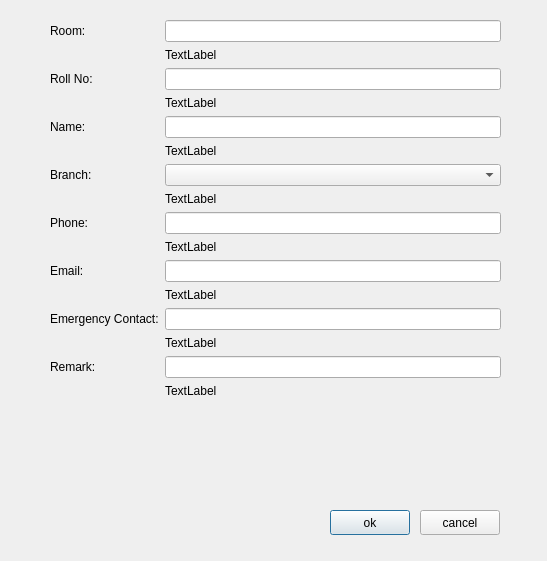
<?xml version="1.0" encoding="UTF-8"?>
<ui version="4.0">
 <class>HostelersForm</class>
 <widget class="QDialog" name="HostelersForm">
  <property name="geometry">
   <rect>
    <x>0</x>
    <y>0</y>
    <width>547</width>
    <height>561</height>
   </rect>
  </property>
  <property name="windowTitle">
   <string>Dialog</string>
  </property>
  <widget class="QWidget" name="formLayoutWidget">
   <property name="geometry">
    <rect>
     <x>50</x>
     <y>20</y>
     <width>451</width>
     <height>471</height>
    </rect>
   </property>
   <layout class="QFormLayout" name="formLayout">
    <property name="horizontalSpacing">
     <number>6</number>
    </property>
    <property name="verticalSpacing">
     <number>6</number>
    </property>
    <item row="0" column="0">
     <widget class="QLabel" name="roomL">
      <property name="text">
       <string>Room:</string>
      </property>
     </widget>
    </item>
    <item row="0" column="1">
     <widget class="QLineEdit" name="room"/>
    </item>
    <item row="1" column="1">
     <widget class="QLabel" name="roomE">
      <property name="text">
       <string>TextLabel</string>
      </property>
     </widget>
    </item>
    <item row="2" column="0">
     <widget class="QLabel" name="rollL">
      <property name="text">
       <string>Roll No:</string>
      </property>
     </widget>
    </item>
    <item row="2" column="1">
     <widget class="QLineEdit" name="roll"/>
    </item>
    <item row="3" column="1">
     <widget class="QLabel" name="rollE">
      <property name="text">
       <string>TextLabel</string>
      </property>
     </widget>
    </item>
    <item row="4" column="0">
     <widget class="QLabel" name="nameL">
      <property name="text">
       <string>Name:</string>
      </property>
     </widget>
    </item>
    <item row="4" column="1">
     <widget class="QLineEdit" name="name"/>
    </item>
    <item row="5" column="1">
     <widget class="QLabel" name="nameE">
      <property name="text">
       <string>TextLabel</string>
      </property>
     </widget>
    </item>
    <item row="6" column="0">
     <widget class="QLabel" name="branchL">
      <property name="text">
       <string>Branch:</string>
      </property>
     </widget>
    </item>
    <item row="6" column="1">
     <widget class="QComboBox" name="branch"/>
    </item>
    <item row="7" column="1">
     <widget class="QLabel" name="branchE">
      <property name="text">
       <string>TextLabel</string>
      </property>
     </widget>
    </item>
    <item row="8" column="0">
     <widget class="QLabel" name="phoneL">
      <property name="text">
       <string>Phone:</string>
      </property>
     </widget>
    </item>
    <item row="8" column="1">
     <widget class="QLineEdit" name="phone"/>
    </item>
    <item row="9" column="1">
     <widget class="QLabel" name="phoneE">
      <property name="text">
       <string>TextLabel</string>
      </property>
     </widget>
    </item>
    <item row="10" column="0">
     <widget class="QLabel" name="emailL">
      <property name="text">
       <string>Email:</string>
      </property>
     </widget>
    </item>
    <item row="10" column="1">
     <widget class="QLineEdit" name="email"/>
    </item>
    <item row="11" column="1">
     <widget class="QLabel" name="emailE">
      <property name="text">
       <string>TextLabel</string>
      </property>
     </widget>
    </item>
    <item row="12" column="0">
     <widget class="QLabel" name="emergencyL">
      <property name="text">
       <string>Emergency Contact:</string>
      </property>
     </widget>
    </item>
    <item row="12" column="1">
     <widget class="QLineEdit" name="emergency"/>
    </item>
    <item row="13" column="1">
     <widget class="QLabel" name="emergencyE">
      <property name="text">
       <string>TextLabel</string>
      </property>
     </widget>
    </item>
    <item row="14" column="1">
     <widget class="QLineEdit" name="remark"/>
    </item>
    <item row="14" column="0">
     <widget class="QLabel" name="remarkL">
      <property name="text">
       <string>Remark:</string>
      </property>
     </widget>
    </item>
    <item row="15" column="1">
     <widget class="QLabel" name="remarkE">
      <property name="text">
       <string>TextLabel</string>
      </property>
     </widget>
    </item>
   </layout>
  </widget>
  <widget class="QPushButton" name="ok">
   <property name="geometry">
    <rect>
     <x>330</x>
     <y>510</y>
     <width>80</width>
     <height>25</height>
    </rect>
   </property>
   <property name="text">
    <string>ok</string>
   </property>
  </widget>
  <widget class="QPushButton" name="cancel">
   <property name="geometry">
    <rect>
     <x>420</x>
     <y>510</y>
     <width>80</width>
     <height>25</height>
    </rect>
   </property>
   <property name="text">
    <string>cancel</string>
   </property>
  </widget>
 </widget>
 <resources/>
 <connections/>
</ui>
